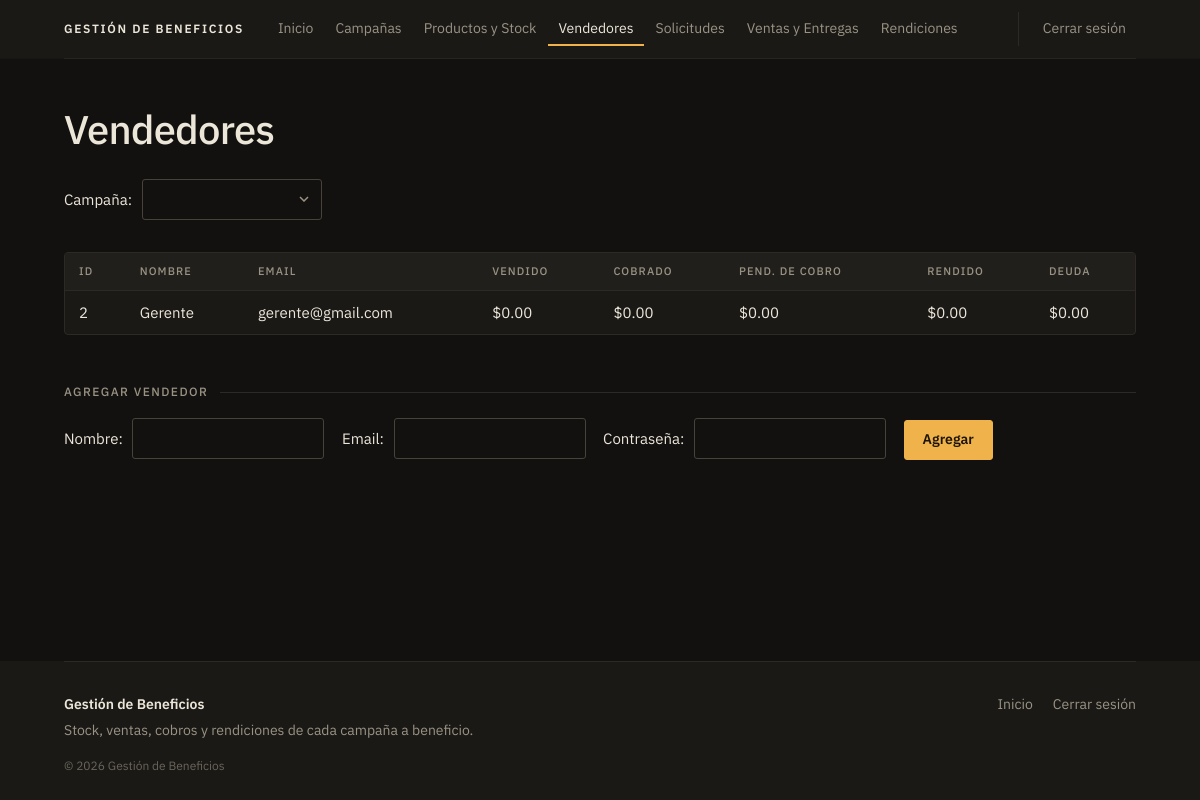
The app's page /sitio/administrador/admin_vendedores.php (signed in) with its own data.
### tables this page shows
CREATE TABLE usuarios (
  id INT AUTO_INCREMENT PRIMARY KEY,
  nombre VARCHAR(100) NOT NULL,
  email VARCHAR(100) NOT NULL UNIQUE,
  password VARCHAR(255) NOT NULL,
  rol ENUM('admin','vendedor') NOT NULL DEFAULT 'vendedor'
);

### aplicacion/compartido/config.php (called while the page is built, shortened)
<?php
function usuario() {
    return isset($_SESSION['usuario']) ? $_SESSION['usuario'] : null;
}
function h($texto) {
    return htmlspecialchars($texto, ENT_QUOTES, 'UTF-8');
}

### sitio/administrador/admin_vendedores.php (the view, shortened to what this page needs)
<?php
require '../../aplicacion/compartido/config.php';
$campana_id = isset($_GET['campana_id']) ? (int) $_GET['campana_id'] : 0;
$q = $db->prepare("
    SELECT u.id, u.nombre, u.email,
      (SELECT IFNULL(SUM(v.total),0) FROM ventas v WHERE v.vendedor_id = u.id AND v.campana_id = ?) AS vendido,
      (SELECT IFNULL(SUM(p.monto),0) FROM pagos p JOIN ventas v ON v.id = p.venta_id
         WHERE v.vendedor_id = u.id AND v.campana_id = ?) AS cobrado,
      (SELECT IFNULL(SUM(r.monto),0) FROM rendiciones r WHERE r.vendedor_id = u.id AND r.campana_id = ?) AS rendido
    FROM usuarios u
    WHERE u.rol = 'vendedor'
    ORDER BY u.nombre");
$q->execute([$campana_id, $campana_id, $campana_id]);
$vendedores = $q->fetchAll();
require '../../aplicacion/compartido/encabezado.php';
?>
<h3>Vendedores</h3>
<form method="get">
    Campaña:
    <select name="campana_id" onchange="this.form.submit()">
    </select>
</form>
<table>
    <tr>
        <th>ID</th>
        <th>Nombre</th>
        <th>Email</th>
        <th>Vendido</th>
        <th>Cobrado</th>
        <th>Pend. de cobro</th>
        <th>Rendido</th>
        <th>Deuda</th>
    </tr>
    <?php foreach ($vendedores as $v): ?>
        <tr>
            <td><?= $v['id'] ?></td>
            <td><?= h($v['nombre']) ?></td>
            <td><?= h($v['email']) ?></td>
            <td>$<?= number_format($v['vendido'], 2) ?></td>
            <td>$<?= number_format($v['cobrado'], 2) ?></td>
            <td>$<?= number_format($v['vendido'] - $v['cobrado'], 2) ?></td>
            <td>$<?= number_format($v['rendido'], 2) ?></td>
            <td>$<?= number_format($v['cobrado'] - $v['rendido'], 2) ?></td>
        </tr>
    <?php endforeach; ?>
</table>
<h4>Agregar vendedor</h4>
<form method="post">
    Nombre: <input type="text" name="nombre" required>
    Email: <input type="email" name="email" required>
    Contraseña: <input type="password" name="password" required>
    <button type="submit" name="guardar">Agregar</button>
</form>
<?php require '../../aplicacion/compartido/pie.php'; ?>

### aplicacion/compartido/encabezado.php (shortened to what this page needs)
<?php
$u = usuario();
$actual = basename($_SERVER['PHP_SELF']);
$menu = [];
if ($u && $u['rol'] == 'admin') {
    $pendientes = $db->query("SELECT COUNT(*) FROM solicitudes s
                              JOIN campanas c ON c.id = s.campana_id
                              WHERE s.estado = 'pendiente' AND c.estado = 'abierta'")->fetchColumn();
    $menu = [
        '/proyecto/sitio/panel.php' => 'Inicio',
        '/proyecto/sitio/administrador/admin_campanas.php' => 'Campañas',
        '/proyecto/sitio/administrador/admin_productos.php' => 'Productos y Stock',
        '/proyecto/sitio/administrador/admin_vendedores.php' => 'Vendedores',
        '/proyecto/sitio/administrador/admin_solicitudes.php' => $pendientes ? 'Solicitudes (' . $pendientes . ')' : 'Solicitudes',
        '/proyecto/sitio/administrador/admin_ventas.php' => 'Ventas y Entregas',
        '/proyecto/sitio/administrador/admin_rendiciones.php' => 'Rendiciones',
    ];
}
?>
<!DOCTYPE html>
<html lang="es">
<head>
    <link rel="stylesheet" href="/proyecto/sitio/recursos/estilos/estilos.css">
</head>
<body>
    <header class="barra">
        <h2><a href="<?= $u ? '/proyecto/sitio/panel.php' : '/proyecto/index.php' ?>">Gestión de Beneficios</a></h2>
        <?php if (!$u): ?>
            <nav id="menu" class="invitado">
                <a href="/proyecto/index.php" <?= $actual == 'index.php' ? ' class="activo"' : '' ?>>Inicio</a>
                <div class="cuenta">
                    <a href="/proyecto/sitio/acceso/login.php" <?= $actual == 'login.php' ? ' class="activo"' : '' ?>>Iniciar sesión</a>
                </div>
            </nav>
        <?php else: ?>
            <nav id="menu">
                <?php foreach ($menu as $href => $texto): ?>
                    <a href="<?= h($href) ?>" <?= basename($href) == $actual ? ' class="activo"' : '' ?>><?= $texto ?></a>
                <?php endforeach; ?>
                <div class="cuenta">
                    <a href="/proyecto/sitio/acceso/logout.php" class="salir">Cerrar sesión</a>
                </div>
            </nav>
        <?php endif; ?>
    </header>
    <div class="contenido">

### aplicacion/compartido/pie.php
    </div>
    <footer class="pie">
        <div>
            <b>Gestión de Beneficios</b>
            <p>Stock, ventas, cobros y rendiciones de cada campaña a beneficio.</p>
        </div>
        <div class="pie-enlaces">
            <?php if (usuario()): ?>
                <a href="/proyecto/sitio/panel.php">Inicio</a>
                <a href="/proyecto/sitio/acceso/logout.php">Cerrar sesión</a>
            <?php else: ?>
                <a href="/proyecto/index.php">Inicio</a>
                <a href="/proyecto/sitio/acceso/login.php">Iniciar sesión</a>
                <a href="/proyecto/sitio/acceso/registro.php">Registrarse como vendedor</a>
            <?php endif; ?>
        </div>
        <small>© <?= date('Y') ?> Gestión de Beneficios</small>
    </footer>
</body>
</html>

### sitio/recursos/estilos/estilos.css (style rules this page uses)
:root { color-scheme: dark; --fondo:#121110; --panel:#1a1916; --panel-2:#211f1b; --linea:#2d2a25; --linea-fuerte:#47433b; --texto:#ece6d9; --tenue:#9a9384; --apagado:#6a655a; --acento:#f0b24a; --acento-claro:#ffc870; --acento-tinta:#1c1406; --rojo:#ef6a4c; --verde:#9cc46b; --sans: 'IBM Plex Sans', system-ui, sans-serif; --mono: 'IBM Plex Mono', ui-monospace, Consolas, monospace; --radio: 3px; }
*, *::before, *::after { box-sizing: border-box; }
html { background: var(--fondo); scrollbar-color: var(--linea-fuerte) var(--fondo); }
body { display: flex; flex-direction: column; min-height: 100vh; max-width: 1120px; margin: 0 auto; padding: 0 24px; font: 15px/1.55 var(--sans); color: var(--texto); background: var(--fondo); -webkit-font-smoothing: antialiased; }
a { color: var(--acento); text-decoration: underline; text-decoration-color: color-mix(in srgb, var(--acento) 35%, transparent); text-decoration-thickness: 1px; text-underline-offset: 3px; transition: text-decoration-color .15s; }
b, strong { font-weight: 600; color: var(--texto); }
p { max-width: 70ch; }
.barra { position: sticky; top: 0; z-index: 10; display: flex; flex-wrap: wrap; align-items: center; gap: 8px 24px; padding: 12px 0; margin-bottom: 48px; background: var(--panel); border-bottom: 1px solid var(--linea); box-shadow: 0 0 0 100vmax var(--panel); clip-path: inset(0 -100vmax); }
.barra h2 { margin: 0; font-size: 12px; font-weight: 600; letter-spacing: .14em; text-transform: uppercase; white-space: nowrap; }
.barra h2 a { color: inherit; text-decoration: none; }
nav { display: flex; flex-wrap: wrap; align-items: center; flex: 1 1 auto; min-width: 0; gap: 2px; }
nav a { padding: 6px 10px; border-radius: var(--radio); color: var(--tenue); font-size: 14px; text-decoration: none; white-space: nowrap; transition: color .15s, background .15s; }
nav a.activo { color: var(--texto); box-shadow: inset 0 -2px 0 var(--acento); border-radius: var(--radio) var(--radio) 0 0; }
.cuenta { display: flex; align-items: center; margin-left: auto; padding-left: 14px; border-left: 1px solid var(--linea); }
h3 { margin: 0 0 28px; font-size: clamp(28px, 4vw, 40px); font-weight: 500; line-height: 1.1; letter-spacing: -.02em; }
h4 { display: flex; align-items: center; gap: 12px; margin: 48px 0 16px; font-size: 12px; font-weight: 500; letter-spacing: .12em; text-transform: uppercase; color: var(--tenue); }
h4::after { content: ''; flex: 1; height: 1px; background: var(--linea); }
form { margin: 0 0 24px; }
input, select, textarea, button { font: inherit; }
input:not([type=hidden]), select, textarea { margin: 0 14px 8px 6px; padding: 8px 10px; color: var(--texto); background: var(--fondo); border: 1px solid var(--linea-fuerte); border-radius: var(--radio); transition: border-color .15s; }
::placeholder { color: var(--apagado); }
select { appearance: none; min-width: 180px; padding-right: 32px; cursor: pointer; }
button { padding: 8px 18px; font-size: 14px; font-weight: 600; color: var(--acento-tinta); background: var(--acento); border: 1px solid var(--acento); border-radius: var(--radio); cursor: pointer; transition: background .15s, border-color .15s, color .15s; }
table { display: block; max-width: 100%; margin: 0 0 32px; overflow-x: auto; background: var(--panel); border: 1px solid var(--linea); border-radius: 4px; font-variant-numeric: tabular-nums; scrollbar-width: thin; }
th { padding: 10px 14px; text-align: left; font-size: 11px; font-weight: 500; letter-spacing: .1em; text-transform: uppercase; color: var(--tenue); background: var(--panel-2); border-bottom: 1px solid var(--linea); }
td { padding: 10px 14px; border-bottom: 1px solid var(--linea); vertical-align: middle; }
tr:last-child td { border-bottom: 0; }
.contenido { flex: 1 0 auto; min-width: 0; }
.pie { display: flex; flex-wrap: wrap; align-items: flex-start; justify-content: space-between; gap: 16px 48px; margin-top: 72px; padding: 32px 0 24px; font-size: 14px; color: var(--tenue); background: var(--panel); border-top: 1px solid var(--linea); box-shadow: 0 0 0 100vmax var(--panel); clip-path: inset(0 -100vmax); }
.pie p { margin: 4px 0 0; }
.pie-enlaces { display: flex; flex-wrap: wrap; gap: 6px 20px; }
.pie-enlaces a { color: var(--tenue); text-decoration: none; }
.pie small { flex-basis: 100%; font-size: 12px; color: var(--apagado); }

### records on screen
usuarios: id "2", nombre "Gerente", email "gerente@gmail.com", vendido "0.00", cobrado "0.00", rendido "0.00"

### other values on screen
$texto "Inicio"
$texto "Campañas"
$texto "Productos y Stock"
$texto "Vendedores"
$texto "Solicitudes"
$texto "Ventas y Entregas"
$texto "Rendiciones"
